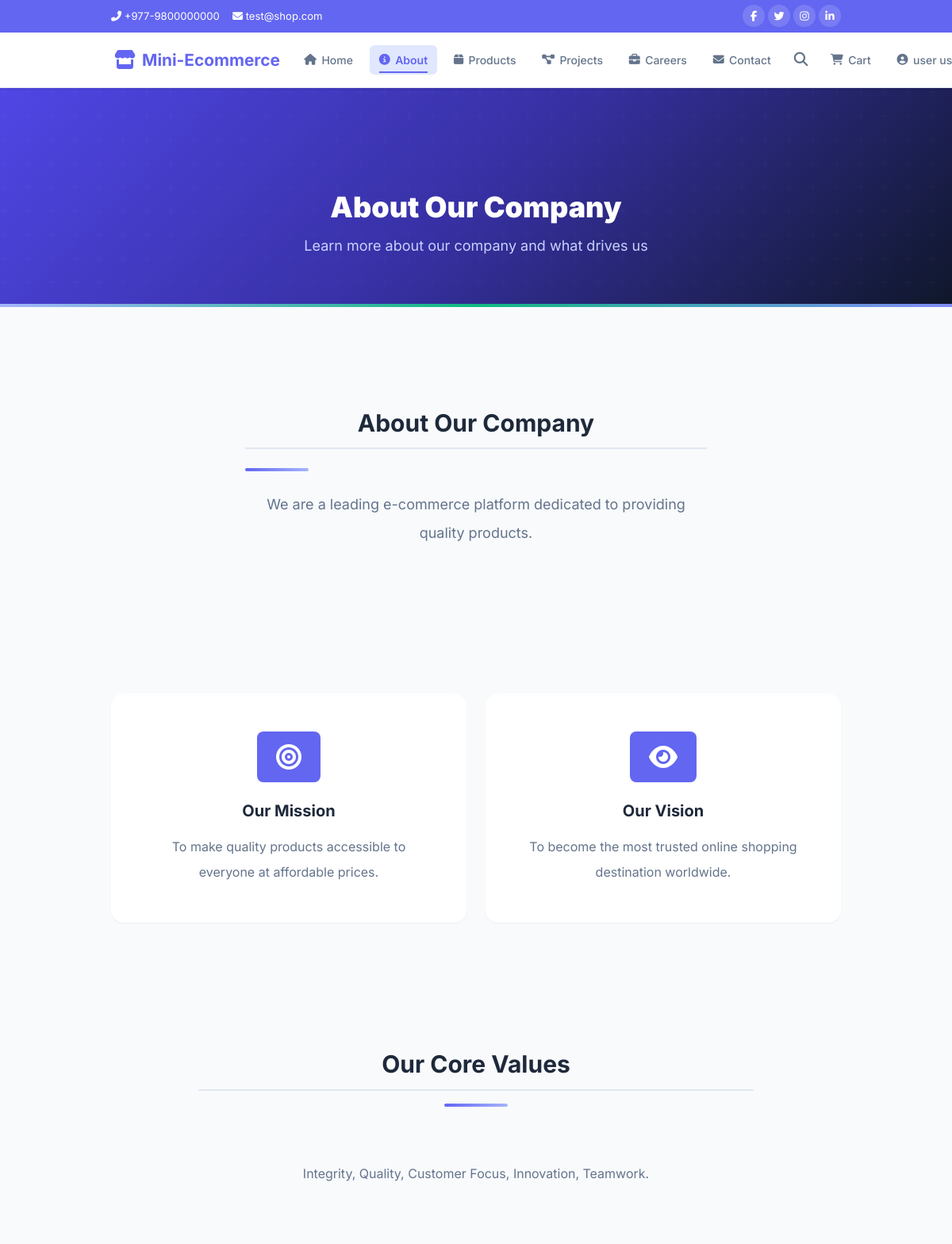
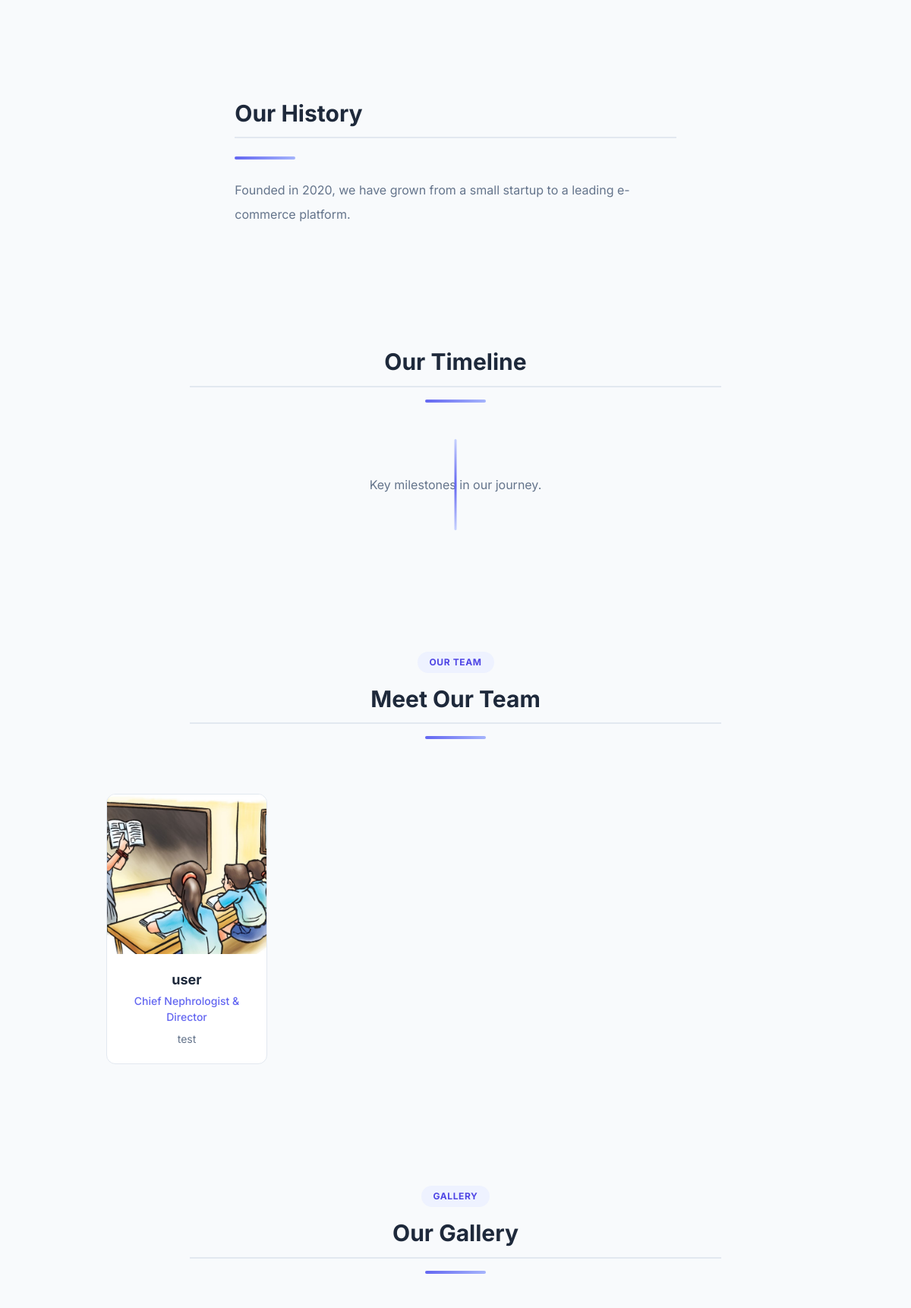
The app's page /about.php (signed in, upper part) with its own data (2 pictures, top to bottom).
### tables this page shows
CREATE TABLE cms_sections (
    section_id INTEGER PRIMARY KEY AUTOINCREMENT,
    page TEXT NOT NULL,
    section_key TEXT NOT NULL,
    title TEXT DEFAULT NULL,
    subtitle TEXT DEFAULT NULL,
    content TEXT DEFAULT NULL,
    image TEXT DEFAULT NULL,
    extra_json TEXT DEFAULT NULL,
    sort_order INTEGER DEFAULT 0,
    is_active INTEGER DEFAULT 1,
    created_at TEXT DEFAULT (datetime('now')),
    updated_at TEXT DEFAULT (datetime('now')),
    UNIQUE(page, section_key)
);

CREATE TABLE team_members (
    member_id INTEGER PRIMARY KEY AUTOINCREMENT,
    name TEXT NOT NULL,
    designation TEXT DEFAULT NULL,
    bio TEXT DEFAULT NULL,
    image TEXT DEFAULT NULL,
    email TEXT DEFAULT NULL,
    sort_order INTEGER DEFAULT 0,
    is_active INTEGER DEFAULT 1,
    created_at TEXT DEFAULT (datetime('now'))
);

### includes/helpers.php (called while the page is built, shortened)
<?php
function getCMSSections(string $page): array {
    $pdo = getDB();
    $stmt = $pdo->prepare("SELECT * FROM cms_sections WHERE page = ? AND is_active = 1 ORDER BY sort_order");
    $stmt->execute([$page]);
    return $stmt->fetchAll();
}
function h(?string $value): string {
    return htmlspecialchars($value ?? '', ENT_QUOTES, 'UTF-8');
}
function getTeamMembers(): array {
    $pdo = getDB();
    return $pdo->query("SELECT * FROM team_members WHERE is_active = 1 ORDER BY sort_order")->fetchAll();
}
function imgUrl(?string $image, string $default = 'placeholder.jpg'): string {
    if (strpos($image, 'uploads/') === 0) return APP_URL . '/' . $image;
    return APP_URL . '/assets/images/' . $image;
}

### about.php (the view, shortened to what this page needs)
<?php
require_once __DIR__ . '/includes/helpers.php';
$sections = getCMSSections('about');
$teamMembers = getTeamMembers();
$gallery = getGallery();
$pageTitle = 'About Us';
foreach ($sections as $s) {
    if ($s['section_key'] === 'intro') {
        $pageTitle = $s['title'] ?? 'About Us';
        break;
    }
}
require_once __DIR__ . '/includes/public_header.php';
?>
<div class="page-banner">
    <div class="container">
        <h1 data-aos="fade-up"><?= h($pageTitle) ?></h1>
        <p data-aos="fade-up" data-aos-delay="100">Learn more about our company and what drives us</p>
    </div>
</div>
<?php
$intro = $mission = $vision = $coreValues = $history = $timeline = null;
foreach ($sections as $s) {
    switch ($s['section_key']) {
        case 'intro': $intro = $s; break;
        case 'mission': $mission = $s; break;
        case 'vision': $vision = $s; break;
        case 'core_values': $coreValues = $s; break;
        case 'history': $history = $s; break;
        case 'timeline': $timeline = $s; break;
    }
}
?>
<?php if ($intro): ?>
<section class="section-padding">
    <div class="container">
        <div class="row align-items-center g-5">
            <?php if (!empty($intro['image'])): ?>
            <div class="col-lg-6" data-aos="fade-right">
                <div class="position-relative">
                    <img src="<?= imgUrl($intro['image']) ?>" alt="<?= h($intro['title'] ?? 'About') ?>" class="img-fluid rounded-4 shadow-lg">
                    <div class="position-absolute bottom-0 end-0 translate-middle-y me-4 d-none d-lg-block">
                        <div class="bg-primary text-white rounded-4 p-4 shadow-colored">
                            <div class="display-6 fw-bold"><?= count($teamMembers) ?>+</div>
                            <div class="small opacity-75">Team Members</div>
                        </div>
                    </div>
                </div>
            </div>
            <div class="col-lg-6" data-aos="fade-left">
            <?php else: ?>
            <div class="col-lg-8 mx-auto text-center" data-aos="fade-up">
            <?php endif; ?>
                <h2 class="section-title fw-bold mb-4"><?= h($intro['title'] ?? '') ?></h2>
                <div class="section-divider"></div>
                <div class="lead text-muted lh-lg"><?= nl2br(h($intro['content'] ?? '')) ?></div>
            </div>
        </div>
    </div>
</section>
<?php endif; ?>
<?php if ($mission || $vision): ?>
<section class="section-padding section-bg-light">
    <div class="container">
        <div class="row g-4">
            <?php if ($mission): ?>
            <div class="col-md-6" data-aos="fade-up">
                <div class="card-hover border-0 shadow-sm rounded-4 p-5 h-100 text-center bg-white">
                    <div class="d-inline-flex align-items-center justify-content-center rounded-3 bg-primary px-4 py-3 mb-4">
                        <i class="fas fa-bullseye fa-2x text-white"></i>
                    </div>
                    <h4 class="fw-bold mb-3"><?= h($mission['title'] ?? 'Our Mission') ?></h4>
                    <p class="text-muted mb-0 lh-lg"><?= nl2br(h($mission['content'] ?? '')) ?></p>
                </div>
            </div>
            <?php endif; ?>
            <?php if ($vision): ?>
            <div class="col-md-6" data-aos="fade-up" data-aos-delay="100">
                <div class="card-hover border-0 shadow-sm rounded-4 p-5 h-100 text-center bg-white">
                    <div class="d-inline-flex align-items-center justify-content-center rounded-3 bg-primary px-4 py-3 mb-4">
                        <i class="fas fa-eye fa-2x text-white"></i>
                    </div>
                    <h4 class="fw-bold mb-3"><?= h($vision['title'] ?? 'Our Vision') ?></h4>
                    <p class="text-muted mb-0 lh-lg"><?= nl2br(h($vision['content'] ?? '')) ?></p>
                </div>
            </div>
            <?php endif; ?>
        </div>
    </div>
</section>
<?php endif; ?>
<?php if ($coreValues): ?>
<section class="section-padding">
    <div class="container">
        <div class="section-title-center text-center mb-5" data-aos="fade-up">
            <h2 class="section-title fw-bold"><?= h($coreValues['title'] ?? 'Our Core Values') ?></h2>
            <div class="section-divider mx-auto"></div>
        </div>
        <div class="row g-4">
            <?php
            $values = json_decode($coreValues['extra_json'] ?? '[]', true);
            if (!empty($values)):
                foreach ($values as $i => $v):
            ?>
            <div class="col-md-4" data-aos="fade-up" data-aos-delay="<?= $i * 100 ?>">
                <div class="service-card">
                    <div class="service-icon">
                        <i class="<?= h($v['icon'] ?? 'fas fa-star') ?>"></i>
                    </div>
                    <h3><?= h($v['title'] ?? '') ?></h3>
                    <p><?= h($v['description'] ?? '') ?></p>
                </div>
            </div>
            <?php endforeach; else: ?>
            <div class="col-12 text-center text-muted" data-aos="fade-up"><?= nl2br(h($coreValues['content'] ?? '')) ?></div>
            <?php endif; ?>
        </div>
    </div>
</section>
<?php endif; ?>
<?php if ($history): ?>
<section class="section-padding section-bg-light">
    <div class="container">
        <div class="row align-items-center g-5">
            <?php if (!empty($history['image'])): ?>
            <div class="col-lg-6" data-aos="fade-right">
                <img src="<?= imgUrl($history['image']) ?>" alt="<?= h($history['title'] ?? 'History') ?>" class="img-fluid rounded-4 shadow-lg">
            </div>
            <div class="col-lg-6" data-aos="fade-left">
            <?php else: ?>
            <div class="col-lg-8 mx-auto" data-aos="fade-up">
            <?php endif; ?>
                <h2 class="section-title fw-bold mb-4"><?= h($history['title'] ?? 'Our History') ?></h2>
                <div class="section-divider"></div>
                <div class="text-muted lh-lg"><?= nl2br(h($history['content'] ?? '')) ?></div>
            </div>
        </div>
    </div>
</section>
<?php endif; ?>
<?php if ($timeline): ?>
<section class="section-padding">
    <div class="container">
        <div class="section-title-center text-center mb-5" data-aos="fade-up">
            <h2 class="section-title fw-bold"><?= h($timeline['title'] ?? 'Our Timeline') ?></h2>
            <div class="section-divider mx-auto"></div>
        </div>
        <div class="timeline">
            <?php
            $timelineItems = json_decode($timeline['extra_json'] ?? '[]', true);
            if (!empty($timelineItems)):
                foreach ($timelineItems as $ti):
            ?>
            <div class="timeline-item" data-aos="fade-up">
                <div class="timeline-dot"></div>
                <div class="timeline-content">
                    <span class="timeline-date"><?= h($ti['year'] ?? '') ?></span>
                    <h5 class="timeline-title"><?= h($ti['title'] ?? '') ?></h5>
                    <p class="timeline-text"><?= h($ti['event'] ?? '') ?></p>
                </div>
            </div>
            <?php endforeach; else: ?>
            <div class="text-center text-muted"><?= nl2br(h($timeline['content'] ?? '')) ?></div>
            <?php endif; ?>
        </div>
    </div>
</section>
<?php endif; ?>
<?php if (!empty($teamMembers)): ?>
<section class="section-padding section-bg-light">
    <div class="container">
        <div class="section-title-center text-center mb-5" data-aos="fade-up">
            <span class="badge badge-primary px-3 py-2 mb-3">Our Team</span>
            <h2 class="section-title fw-bold">Meet Our Team</h2>
            <div class="section-divider mx-auto"></div>
        </div>
        <div class="row g-4">
            <?php foreach ($teamMembers as $i => $m): ?>
            <div class="col-sm-6 col-lg-3" data-aos="fade-up" data-aos-delay="<?= $i * 100 ?>">
                <div class="team-card">
                    <div class="team-img-wrap">
                        <img src="<?= imgUrl($m['image'] ?? '') ?>" alt="<?= h($m['name']) ?>" loading="lazy" onerror="this.src='<?= APP_URL ?>/assets/images/placeholder.jpg'">
                    </div>
                    <div class="team-info">
                        <div class="team-name"><?= h($m['name']) ?></div>
                        <div class="team-designation"><?= h($m['designation'] ?? 'Staff') ?></div>
                        <?php if (!empty($m['bio'])): ?>
                        <p class="team-bio"><?= h(mb_substr($m['bio'], 0, 100)) ?></p>
                        <?php endif; ?>
                    </div>
                </div>
            </div>
            <?php endforeach; ?>
        </div>
    </div>
</section>
<?php endif; ?>
<?php if (!empty($gallery)): ?>
<section class="section-padding">
    <div class="container">
        <div class="section-title-center text-center mb-5" data-aos="fade-up">
            <span class="badge badge-primary px-3 py-2 mb-3">Gallery</span>
            <h2 class="section-title fw-bold">Our Gallery</h2>
            <div class="section-divider mx-auto"></div>
        </div>
    </div>
</section>
<?php endif; ?>
<?php require_once __DIR__ . '/includes/footer.php'; ?>

### assets/css/style.css (style rules this page uses)
:root { --primary: #6366f1; --primary-dark: #4f46e5; --primary-light:#e0e7ff; --secondary: #64748b; --success: #22c55e; --success-light:#dcfce7; --warning: #f59e0b; --warning-light:#fef3c7; --danger: #ef4444; --danger-light: #fee2e2; --info: #3b82f6; --info-light: #dbeafe; --bg: #f8fafc; --bg-card: #ffffff; --border: #e2e8f0; --border-hover: #cbd5e1; --text: #1e293b; --text-muted: #64748b; --text-light: #94a3b8; --font: 'Segoe UI', system-ui, -apple-system, sans-serif; --radius: 0.75rem; --radius-sm: 0.5rem; --radius-lg: 1rem; --shadow-sm: 0 1px 2px rgba(0,0,0,.05); --shadow: 0 4px 6px -1px rgba(0,0,0,.1), 0 2px 4px -1px rgba(0,0,0,.06); --shadow-md: 0 10px 15px -3px rgba(0,0,0,.1), 0 4px 6px -2px rgba(0,0,0,.05); --shadow-lg: 0 20px 25px -5px rgba(0,0,0,.1), 0 10px 10px -5px rgba(0,0,0,.04); --nav-h: 70px; --transition: 0.2s ease; }
html { scroll-behavior: smooth; }
body { font-family: var(--font); background: var(--bg); color: var(--text); line-height: 1.6; min-height: 100vh; display: flex; flex-direction: column; }
img { max-width: 100%; display: block; }
.container { max-width: 1200px; margin: 0 auto; padding: 0 1.5rem; }
.mb-0 { margin-bottom: 0; }
.section-title { font-size: 1.3rem; font-weight: 700; margin-bottom: 1.25rem; padding-bottom: .75rem; border-bottom: 2px solid var(--border); }
.badge { display: inline-flex; align-items: center; gap: .3rem; padding: .25rem .7rem; border-radius: 999px; font-size: .78rem; font-weight: 700; }

### records on screen
cms_sections: title "About Our Company", content "We are a leading e-commerce platform dedicated to providing quality products."
cms_sections: title "Our Mission", content "To make quality products accessible to everyone at affordable prices."
cms_sections: title "Our Vision", content "To become the most trusted online shopping destination worldwide."
cms_sections: title "Our Core Values", content "Integrity, Quality, Customer Focus, Innovation, Teamwork."
cms_sections: title "Our History", content "Founded in 2020, we have grown from a small startup to a leading e-commerce platform."
cms_sections: title "Our Timeline", content "Key milestones in our journey."
team_members: image (picture), name "user", designation "Chief Nephrologist & Director", bio "test"

### other values on screen
$contactPhone "+977-9800000000"
$contactEmail "test@shop.com"
$siteName "Mini-Ecommerce"
$_SESSION['name'] "user…"
